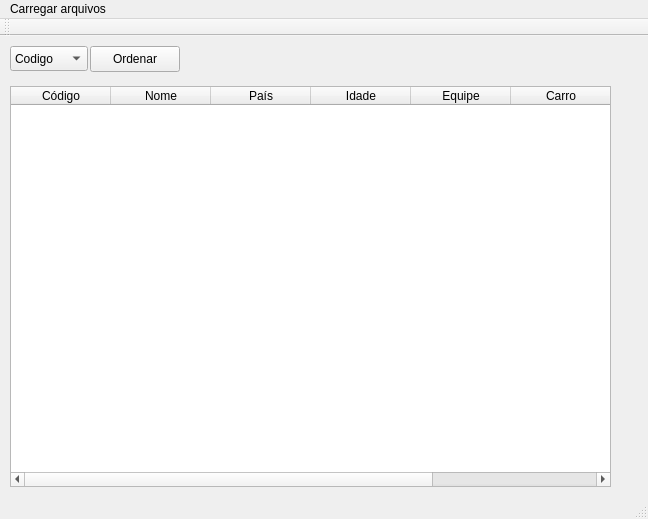
<?xml version="1.0" encoding="UTF-8"?>
<ui version="4.0">
 <class>MainWindow</class>
 <widget class="QMainWindow" name="MainWindow">
  <property name="geometry">
   <rect>
    <x>0</x>
    <y>0</y>
    <width>648</width>
    <height>519</height>
   </rect>
  </property>
  <property name="windowTitle">
   <string>Arquivo Pilotos</string>
  </property>
  <widget class="QWidget" name="centralWidget">
   <widget class="QTableWidget" name="tableWidget">
    <property name="geometry">
     <rect>
      <x>10</x>
      <y>50</y>
      <width>601</width>
      <height>401</height>
     </rect>
    </property>
    <column>
     <property name="text">
      <string>Código</string>
     </property>
    </column>
    <column>
     <property name="text">
      <string>Nome</string>
     </property>
    </column>
    <column>
     <property name="text">
      <string>País</string>
     </property>
    </column>
    <column>
     <property name="text">
      <string>Idade</string>
     </property>
    </column>
    <column>
     <property name="text">
      <string>Equipe</string>
     </property>
    </column>
    <column>
     <property name="text">
      <string>Carro</string>
     </property>
    </column>
    <column>
     <property name="text">
      <string>Pontos</string>
     </property>
    </column>
   </widget>
   <widget class="QComboBox" name="comboBox">
    <property name="geometry">
     <rect>
      <x>10</x>
      <y>10</y>
      <width>78</width>
      <height>25</height>
     </rect>
    </property>
    <item>
     <property name="text">
      <string>Codigo</string>
     </property>
    </item>
    <item>
     <property name="text">
      <string>Nome</string>
     </property>
    </item>
    <item>
     <property name="text">
      <string>País</string>
     </property>
    </item>
    <item>
     <property name="text">
      <string>Equipe</string>
     </property>
    </item>
    <item>
     <property name="text">
      <string>Carro</string>
     </property>
    </item>
    <item>
     <property name="text">
      <string>Pontos</string>
     </property>
    </item>
   </widget>
   <widget class="QPushButton" name="pushButtonOrdenar">
    <property name="geometry">
     <rect>
      <x>90</x>
      <y>10</y>
      <width>90</width>
      <height>26</height>
     </rect>
    </property>
    <property name="text">
     <string>Ordenar</string>
    </property>
   </widget>
  </widget>
  <widget class="QToolBar" name="mainToolBar">
   <attribute name="toolBarArea">
    <enum>TopToolBarArea</enum>
   </attribute>
   <attribute name="toolBarBreak">
    <bool>false</bool>
   </attribute>
  </widget>
  <widget class="QStatusBar" name="statusBar"/>
  <widget class="QMenuBar" name="menuBar">
   <property name="geometry">
    <rect>
     <x>0</x>
     <y>0</y>
     <width>648</width>
     <height>21</height>
    </rect>
   </property>
   <widget class="QMenu" name="menuCarregar_arquivos">
    <property name="title">
     <string>Carregar arquivos</string>
    </property>
    <addaction name="actionAbrir"/>
   </widget>
   <addaction name="menuCarregar_arquivos"/>
  </widget>
  <action name="actionAbrir">
   <property name="text">
    <string>Abrir</string>
   </property>
   <property name="shortcut">
    <string>Ctrl+O</string>
   </property>
  </action>
 </widget>
 <layoutdefault spacing="6" margin="11"/>
 <resources/>
 <connections/>
</ui>
